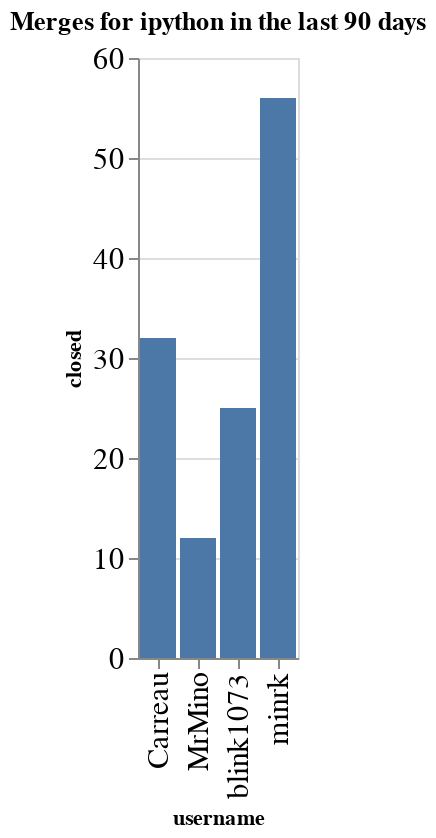

Source (notebook cell):
### Code cell
charts = []
title = f"Merges for {github_org} in the last {n_days} days"
ch = alt.Chart(data=closed_by_repo.replace(np.nan, 0), title=title).mark_bar().encode(
    x='username',
    y='closed',
)
ch

### Figure 1 — Vega-Lite specification as saved in the notebook (floating-point values rounded to 4 significant figures)
{"config": {"axisLeft": {"labelFontSize": 15}, "axisBottom": {"labelFontSize": 15}}, "data": {"name": "data-da051912dec7971b762a3597003f7b37"}, "mark": "bar", "encoding": {"x": {"type": "nominal", "field": "username"}, "y": {"type": "quantitative", "field": "closed"}}, "title": "Merges for ipython in the last 90 days", "$schema": "https://vega.github.io/schema/vega-lite/v4.8.1.json", "datasets": {"data-da051912dec7971b762a3597003f7b37": [{"repo": "ipykernel", "username": "Carreau", "closed": 2}, {"repo": "ipykernel", "username": "blink1073", "closed": 25}, {"repo": "ipykernel", "username": "minrk", "closed": 3}, {"repo": "ipyparallel", "username": "minrk", "closed": 47}, {"repo": "ipython", "username": "Carreau", "closed": 27}, {"repo": "ipython", "username": "MrMino", "closed": 12}, {"repo": "ipython", "username": "minrk", "closed": 1}, {"repo": "ipython-in-depth", "username": "minrk", "closed": 1}, {"repo": "traitlets", "username": "Carreau", "closed": 3}, {"repo": "traitlets", "username": "minrk", "closed": 4}]}}
